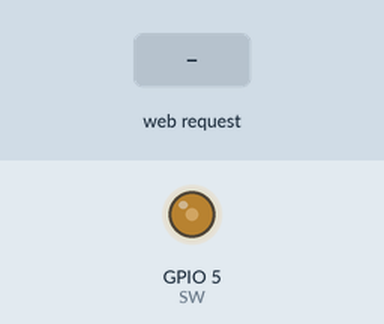
Simulated run of this sketch. Board: ESP8266 (NodeMCU). Shown: output pins drawn as LEDs (lit = HIGH). The test bench sets the inputs (shaded band). WiFi joins after 1.5 s; servers stay silent unless stated; what the sketch prints to the serial monitor is not drawn.

Above: at 2.7 s.
2.8 s: HTTP request GET /on received
At 3.9 s:
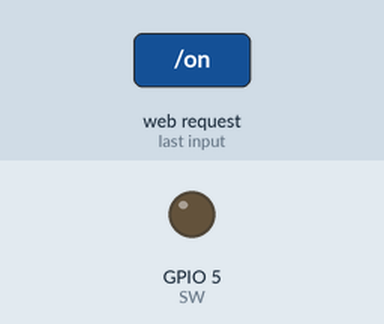
Timing chart, 0 to 5.8 s (numbered marks = the images above; inputs shaded):
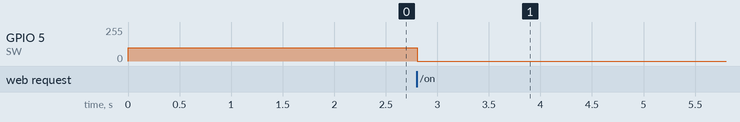

The sketch:

ampoule.ino
```cpp
#include <ESP8266WiFi.h>
#include <ESP8266mDNS.h>
#include <WiFiUdp.h>
#include <ArduinoOTA.h>

unsigned int STATE = 100;

unsigned long currentTime = millis();
unsigned long previousTime = 0;
const long timeoutTime = 2000;

const int SW = 5;
//const int SW = 2;

WiFiServer server(80);
String header;

void setup() {
  pinMode(SW, OUTPUT);
  analogWrite(SW, STATE);
  Serial.begin(115200);
  Serial.println("Booting");
  WiFi.mode(WIFI_STA);
  WiFi.hostname("ampoule");
  WiFi.begin("wanadric","***/edited/***");
  while (WiFi.waitForConnectResult() != WL_CONNECTED) {
    Serial.println("Connection Failed! Rebooting...");
    delay(5000);
    ESP.restart();
  }
  ArduinoOTA.setPassword("ght1led");
  ArduinoOTA.onError([](ota_error_t error) { ESP.restart(); });
  ArduinoOTA.begin();

  server.begin();

}

void loop() {
  WiFiClient client = server.available();

  if (client) {
    String currentLine = "";
    currentTime = millis();
    previousTime = currentTime;
    while (client.connected() && currentTime - previousTime <= timeoutTime) {
      currentTime = millis();
      if (client.available()) {
        char c = client.read();
        header += c;
        if (c == '\n') {
          if (currentLine.length() == 0) {
            client.println("HTTP/1.1 200 OK");
            client.println("Content-type:text/html");
            client.println("Connection: close");
            client.println();
            client.println("<!DOCTYPE html><html>");
            client.println("<body><p><a href=\"/on=255\"><button>ON</button></a></p><p><a href=\"/on=100\"><button>Mi-on</button></a></p><p><a href=\"/on=0\"><button>OFF</button></a></p></body>");
            client.println("<script>document.body.addEventListener('wheel', myFunction);const m=40;var myImage = new Image();var vol=254*m;function myFunction(e) {this.style.backgroundColor='rgb('+vol/m+', '+vol/m+', '+vol/m+')';vol+=parseInt(e.deltaY);if (vol<0) vol=0;if (vol>254*m) vol=254*m;myImage.src = 'on='+vol/m;}</script> //merde a celui qui lit");
            client.println("</html>");
            if (header.indexOf("GET /on") >= 0) {
              STATE = header.substring(header.indexOf("=")+1,header.indexOf(" ",header.indexOf("="))).toInt();
              analogWrite(SW, STATE);
            }
            break;
          } else {
            currentLine = "";
          }
        } else if (c != '\r') {
          currentLine += c;
        }
      }
    }
    header = "";
    client.stop();
  }

  ArduinoOTA.handle();
}
```

Measured:
- after the input at 2.8 s, GPIO 5 (SW): 100/255 → 0/255 at once
